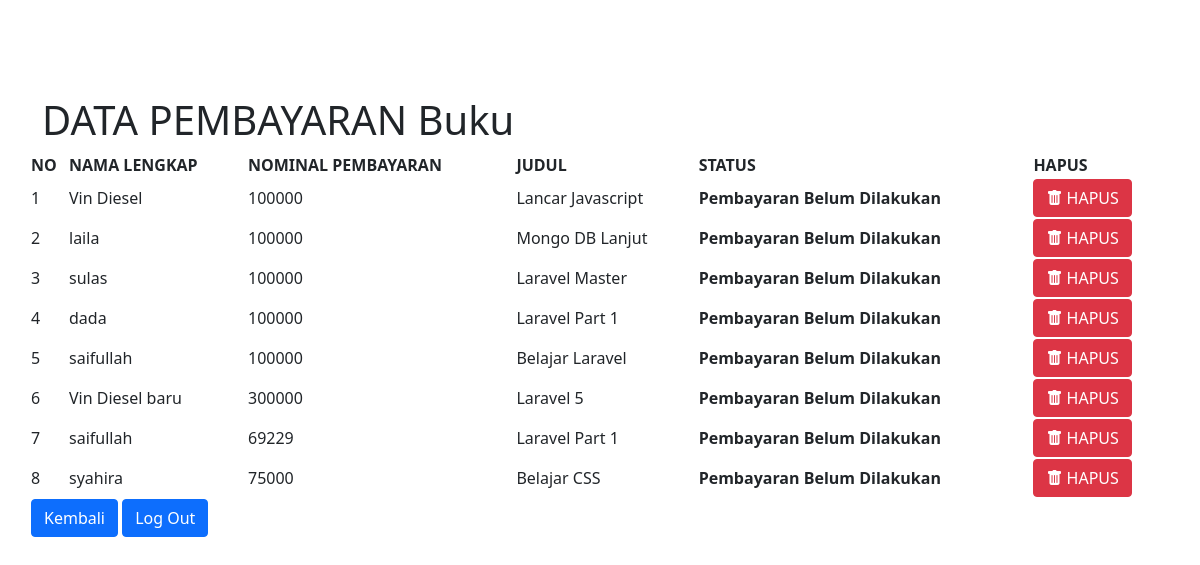
The page /data_penjual.php on the database its author committed.
### tables this page shows
CREATE TABLE `peserta` (
  `id` int(11) NOT NULL,
  `nama` text NOT NULL,
  `alamat` text NOT NULL,
  `biaya` text NOT NULL,
  `order_id` text NOT NULL,
  `transaction_status` text NOT NULL,
  `transaction_id` text NOT NULL,
  `email` text NOT NULL,
  `isbn` text NOT NULL
);

### data_penjual.php (the view, shortened to what this page needs)
<!doctype html>
<html lang="en">
<head>
  <link href="https://cdn.jsdelivr.net/npm/bootstrap@5.1.3/dist/css/bootstrap.min.css" rel="stylesheet">
  <link rel="stylesheet" href="https://cdn.jsdelivr.net/npm/bootstrap-icons@1.7.2/font/bootstrap-icons.css">
  <link rel="stylesheet" href="https://unpkg.com/bootstrap-table@1.21.0/dist/bootstrap-table.min.css">
</head>
<body>
  <div class="container">
    <div class="row">
      <h1> <br>
        <br>DATA PEMBAYARAN Buku
      </h1>
      <br>
      <table id="table" data-toggle="table" data-height="460" data-pagination="true" data-search="true">
        <thead>
          <tr>
            <th data-field="id">NO</th>
            <th data-field="name">NAMA LENGKAP </th>
            <th data-field="nominal">NOMINAL PEMBAYARAN</th>
            <th data-field="judul">JUDUL</th>
            <th data-field="status">STATUS</th>
            <th data-field="hapus">HAPUS</th>
          </tr>
        </thead>
        <tbody>
          <?php
          include "koneksi.php";
          $no = 1;
          $query = mysqli_query($koneksi, "SELECT * FROM peserta  ORDER BY id ASC ");
          while ($data = mysqli_fetch_array($query)) {
            $status = $data['transaction_status'];
            echo "<tr>";
            echo "<td >" . $no++ . "</td>";
            echo "<td>" . $data['nama'] . "</td>";
            echo "<td>" . $data['biaya'] . "</td>";
            echo "<td>" . $data['isbn'] . "</td>";
            if ($status >= 3) {
              echo  "<td><b> Pembayaran Sukses</b></span></td>";
            } elseif ($status >= 2) {
              echo "<td><b> Pembayaran Panding</b></span></td>";
            } else {
              echo "<td><b> Pembayaran Belum Dilakukan</b></span></td>";
            }
            echo "<td><a href='hapus_penjual.php?id=" . $data['id'] . "' class='btn btn-danger'><i class='bi bi-trash-fill'></i> HAPUS </a></td>";
          }
          ?>
        </tbody>
      </table>
      <table>
      <tr>
          <td>
            <a class="btn btn-primary" href="buku.php">Kembali</a>
            <a class="btn btn-primary" href="index.php">Log Out</a>
        </td>
        </tr>
      </table>
    </div>
  </div>
</body>
</html>

### rows shown on the page
peserta: nama "Vin Diesel", biaya "100000", isbn "Lancar Javascript", transaction_status "Pembayaran Belum Dilakukan"
peserta: nama "laila", biaya "100000", isbn "Mongo DB Lanjut", transaction_status "Pembayaran Belum Dilakukan"
peserta: nama "sulas", biaya "100000", isbn "Laravel Master", transaction_status "Pembayaran Belum Dilakukan"
peserta: nama "dada", biaya "100000", isbn "Laravel Part 1", transaction_status "Pembayaran Belum Dilakukan"
peserta: nama "saifullah", biaya "100000", isbn "Belajar Laravel", transaction_status "Pembayaran Belum Dilakukan"
peserta: nama "Vin Diesel baru", biaya "300000", isbn "Laravel 5", transaction_status "Pembayaran Belum Dilakukan"
peserta: nama "saifullah", biaya "69229", isbn "Laravel Part 1", transaction_status "Pembayaran Belum Dilakukan"
peserta: nama "syahira", biaya "75000", isbn "Belajar CSS", transaction_status "Pembayaran Belum Dilakukan"
